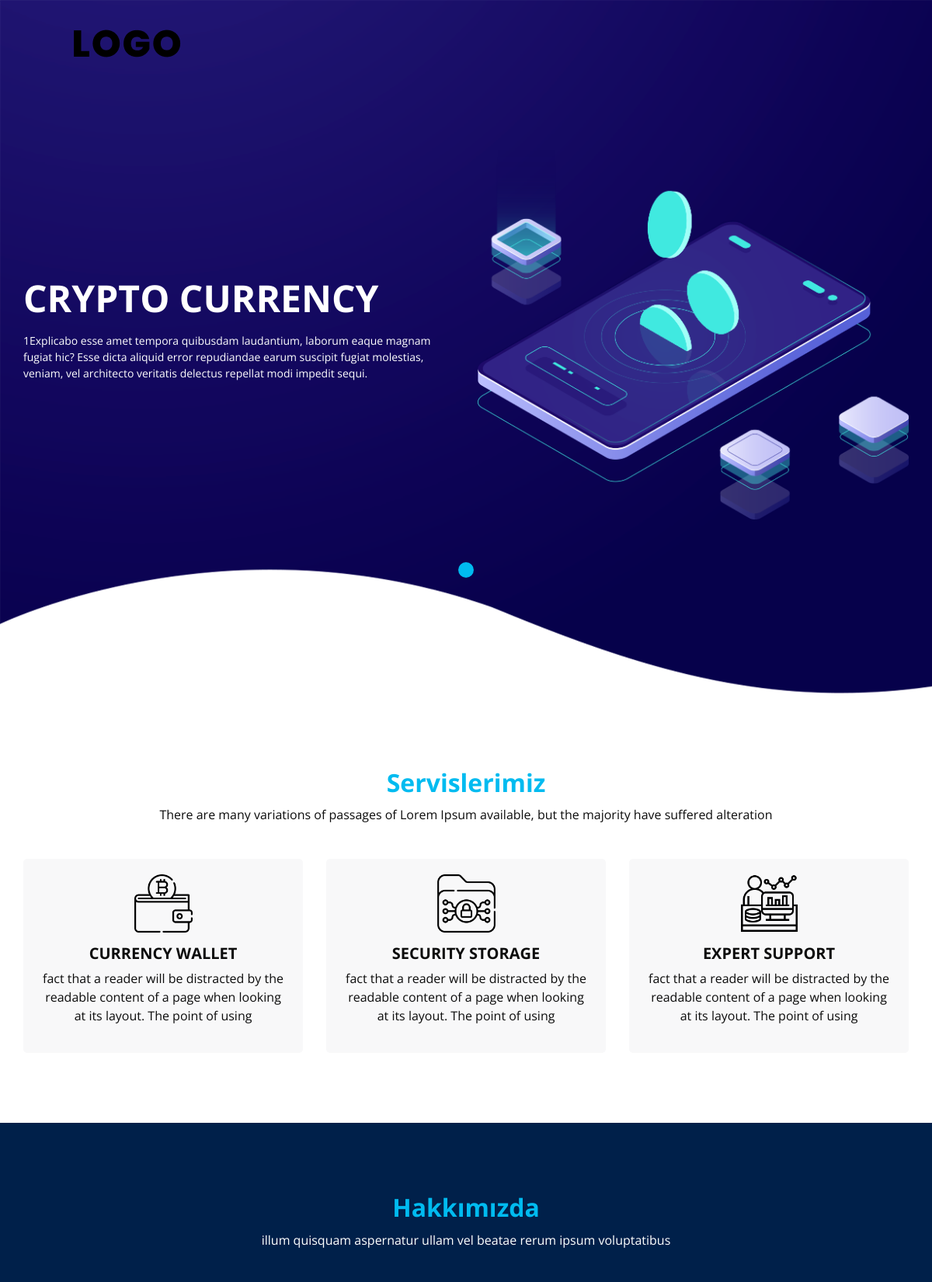
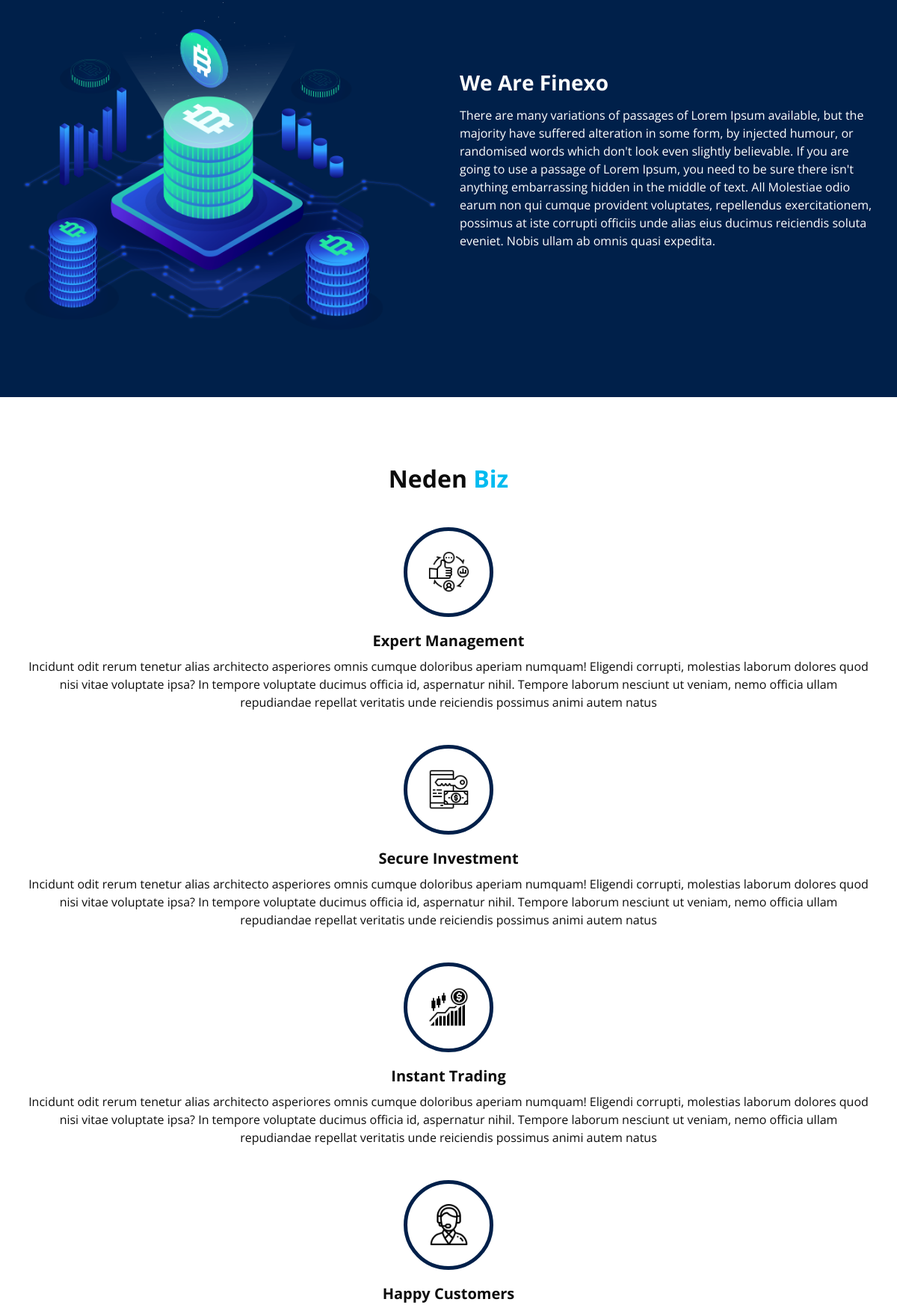
The page / (upper part) on the database its author committed (2 pictures, top to bottom).
### tables this page shows
CREATE TABLE `ayar` (
  `ayar_id` int(11) NOT NULL,
  `ayar_logo` varchar(255) NOT NULL,
  `ayar_favicon` varchar(255) NOT NULL,
  `ayar_telefon` varchar(50) NOT NULL,
  `ayar_mail` varchar(150) NOT NULL,
  `ayar_adres` varchar(300) NOT NULL,
  `ayar_description` varchar(300) NOT NULL,
  `ayar_keywords` varchar(300) NOT NULL,
  `ayar_copyright` varchar(255) NOT NULL,
  `ayar_facebook` varchar(255) DEFAULT NULL,
  `ayar_twitter` varchar(255) DEFAULT NULL,
  `ayar_instagram` varchar(255) DEFAULT NULL
);

CREATE TABLE `slider` (
  `slider_id` int(11) NOT NULL,
  `slider_baslik` varchar(250) NOT NULL,
  `slider_aciklama` text NOT NULL,
  `slider_resim` varchar(255) NOT NULL,
  `slider_durum` tinyint(1) NOT NULL
);

CREATE TABLE `servis` (
  `servis_id` int(11) NOT NULL,
  `servis_ad` varchar(100) NOT NULL,
  `servis_aciklama` text NOT NULL,
  `servis_durum` tinyint(1) NOT NULL,
  `servis_resim` varchar(255) NOT NULL
);

CREATE TABLE `hakkimizda` (
  `hakkimizda_id` int(11) NOT NULL,
  `hakkimizda_baslik` varchar(250) NOT NULL,
  `hakkimizda_icerik` text NOT NULL,
  `hakkimizda_resim` varchar(250) NOT NULL
);

CREATE TABLE `nedenbiz` (
  `ndn_id` int(11) NOT NULL,
  `ndn_baslik` varchar(100) NOT NULL,
  `ndn_icerik` text NOT NULL,
  `ndn_durum` tinyint(1) NOT NULL,
  `ndn_resim` varchar(255) NOT NULL
);

### admin/classes/db.class.php (called while the page is built)
<?php
class Db
{
    private $host = "localhost";
    private $username = "root";
    private $password = "";
    private $dbname = "kurumsal-tanitim";
    protected function connect()
    {
        try
        {
            $dsn = "mysql:host=".$this->host.";dbname=".$this->dbname;
            $pdo = new PDO($dsn,$this->username,$this->password);
            $pdo->setAttribute(PDO::ATTR_ERRMODE, PDO::ERRMODE_EXCEPTION);
            $pdo->setAttribute(PDO::ATTR_DEFAULT_FETCH_MODE, PDO::FETCH_OBJ);
            return $pdo;
        }
        catch(PDOException $e)
        {
            echo "Bağlantı Hatası: ".$e->getMessage();
        }
    }
}
?>

### classes/veri.classes.php (called while the page is built, shortened)
<?php
class VeriGetir extends Db
{
    public function sliderGetir()
    {
        $query = "SELECT * FROM slider WHERE slider_durum = 1";
        $stmt = $this->connect()->prepare($query);
        $stmt->execute();
        return $stmt->fetchAll();
    }
    public function servisGetir()
    {
        $query = "SELECT * FROM servis WHERE servis_durum = 1";
        $stmt = $this->connect()->prepare($query);
        $stmt->execute();
        return $stmt->fetchAll();
    }
    public function hakkimizdaGetir()
    {
        $query = "SELECT * FROM hakkimizda WHERE hakkimizda_id = 1";
        $stmt = $this->connect()->prepare($query);
        $stmt->execute();
        return $stmt->fetch();
    }
    public function nedenbizGetir()
    {
        $query = "SELECT * FROM nedenbiz WHERE ndn_durum = 1";
        $stmt = $this->connect()->prepare($query);
        $stmt->execute();
        return $stmt->fetchAll();
    }
    public function ayarGetir()
    {
        $query = "SELECT * FROM ayar";
        $stmt = $this->connect()->prepare($query);
        $stmt->execute();
        return $stmt->fetch();
    }
}
?>

### admin/classes/functions.class.php (called while the page is built, shortened)
<?php
class Servis extends Db
{
    public function servisModul()
    {
        $query = "SELECT * FROM sayfa_modul AS sm INNER JOIN modul AS m ON sm.modul_id = m.modul_id INNER JOIN sayfalar AS s ON sm.sayfa_id = s.sayfa_id WHERE m.modul_durum = 1 AND s.sayfa_adi = 'servis'";
        $stmt = $this->connect()->prepare($query);
        $stmt->execute();
        return $stmt->fetch();
    }
}
class Hakkimizda extends Db
{
    public function hakkimizdaModul()
    {
        $query = "SELECT * FROM sayfa_modul AS sm INNER JOIN modul AS m ON sm.modul_id = m.modul_id INNER JOIN sayfalar AS s ON sm.sayfa_id = s.sayfa_id WHERE m.modul_durum = 1 AND s.sayfa_adi = 'hakkimizda'";
        $stmt = $this->connect()->prepare($query);
        $stmt->execute();
        return $stmt->fetch();
    }
}
class NedenBiz extends Db
{
    public function nedenbizModul()
    {
        $query = "SELECT * FROM sayfa_modul AS sm INNER JOIN modul AS m ON sm.modul_id = m.modul_id INNER JOIN sayfalar AS s ON sm.sayfa_id = s.sayfa_id WHERE m.modul_durum = 1 AND s.sayfa_adi = 'nedenbiz'";
        $stmt = $this->connect()->prepare($query);
        $stmt->execute();
        return $stmt->fetch();
    }
}
?>

### index.php (the view, shortened to what this page needs)
<?php
require_once('./admin/classes/db.class.php');
include "./admin/classes/functions.class.php";
include "./classes/veri.classes.php";
include "./inc/_head.php";
?>
<?php
 $veri = new VeriGetir();
 $verigetir = $veri->sliderGetir();
 $servisgetir = $veri->servisGetir();
 $hakkimizdagetir = $veri->hakkimizdaGetir();
 $nedenbizgetir = $veri->nedenbizGetir();
 $ayargetir = $veri->ayarGetir();
?>
<body>
  <div class="hero_area">
    <div class="hero_bg_box">
      <div class="bg_img_box">
        <img src="images/hero-bg.png" alt="">
      </div>
    </div>
    <?php include "./inc/_navbar.php";?>
    <section class="slider_section ">
      <div id="customCarousel1" class="carousel slide" data-ride="carousel">
        <div class="carousel-inner">
          <?php
            foreach($verigetir as $slid)
            {
              ?>
                <div class="carousel-item active" style="min-height: 100%; max-height:100%;">
                  <div class="container ">
                    <div class="row">
                      <div class="col-6">
                        <div class="detail-box">
                          <h1><?php echo $slid->slider_baslik?></h1>
                          <p style="width: 100%;"><?php echo $slid->slider_aciklama?></p>
                        </div>
                      </div>
                      <div class="col-6">
                        <div class="img-box">
                          <img class="img-fluid" src="images/slider/<?php echo $slid->slider_resim?>" alt="">
                        </div>
                      </div>
                    </div>
                  </div>
                </div>
              <?php
            }
          ?>
        </div>
        <ol class="carousel-indicators">
          <li data-target="#customCarousel1" data-slide-to="0" class="active"></li>
        </ol>
      </div>
    </section>
  </div>
  <?php
  $servis = new Servis();
  $servismodul = $servis->servisModul();
  if($servismodul)
  {
    ?>
    <section class="service_section layout_padding">
      <div class="service_container">
        <div class="container ">
          <div class="heading_container heading_center">
            <h2>
              <span>Servislerimiz</span>
            </h2>
            <p>
              There are many variations of passages of Lorem Ipsum available, but the majority have suffered alteration
            </p>
          </div>
          <div class="row">
          <?php
          foreach($servisgetir as $servis)
          {
            ?>
              <div class="col-md-4 ">
                <div class="box ">
                  <div class="img-box">
                    <img src="./images/servis/<?php echo $servis->servis_resim?>" alt="">
                  </div>
                  <div class="detail-box">
                    <h5>
                      <?php echo $servis->servis_ad?>
                    </h5>
                    <p>
                    <?php echo $servis->servis_aciklama?>
                    </p>
                  </div>
                </div>
              </div>
            <?php
          }
          ?>
          </div>
        </div>
      </div>
    </section>
    <?php
  }
  else
  {
    $bg = "white";
    $color = "black";
  }
  ?>
<?php
  $hakkimizda = new Hakkimizda();
  $hakkimizdamodul = $hakkimizda->hakkimizdaModul();
  if($hakkimizdamodul)
  {
    ?>
      <section class="about_section layout_padding" style="background-color: <?php echo $bg?>;color:<?php echo $color?>">
        <div class="container  ">
          <div class="heading_container heading_center">
            <h2>
              <span>Hakkımızda</span>
            </h2>
            <p>
               illum quisquam aspernatur ullam vel beatae rerum ipsum voluptatibus
            </p>
          </div>
          <div class="row">
            <div class="col-md-6 ">
              <div class="img-box">
                <img src="images/about-img.png" alt="">
              </div>
            </div>
            <div class="col-md-6">
              <div class="detail-box">
                <h3>
                <?php echo $hakkimizdagetir->hakkimizda_baslik ?>
                </h3>
                <p>
                  <?php echo $hakkimizdagetir->hakkimizda_icerik ?>
                </p>
              </div>
            </div>
          </div>
        </div>
      </section>
    <?php
  }
  else
  {
    $bg = "#00204a";
    $color = "white";
  }
?>
  <?php
  $nedenbiz = new NedenBiz();
  $nedenbizModul = $nedenbiz->nedenbizModul();
  if($nedenbizModul)
  {
    ?>
      <section class="why_section layout_padding" style="background-color: <?php echo $bg?>;color:<?php echo $color?>">
        <div class="container">
          <div class="heading_container heading_center">
            <h2>
              Neden <span>Biz</span>
            </h2>
          </div>
          <div class="why_container">
            <?php
            foreach($nedenbizgetir as $ndn)
            {
              ?>
                <div class="box">
                  <div class="img-box">
                    <img src="./images/nedenbiz/<?php echo $ndn->ndn_resim?>" alt="">
                  </div>
                  <div class="detail-box">
                    <h5>
                      <?php echo $ndn->ndn_baslik?>
                    </h5>
                    <p>
                      <?php echo $ndn->ndn_icerik?>
                    </p>
                  </div>
                </div>
              <?php
            }
            ?>
          </div>
        </div>
      </section>
    <?php
  }
  else
  {
    $bg = "white";
    $color = "white";
  }
  ?>
  <?php include "./inc/_footer.php";

### inc/_navbar.php
<header class="header_section">
      <div class="container-fluid">
        <nav class="navbar navbar-expand-lg custom_nav-container">
          <a class="navbar-brand" href="index.php">
            <span>
              <img src="images/ayar/logo/<?php echo $ayargetir->ayar_logo?>" alt="">
            </span>
          </a>
        </nav>
      </div>
    </header>

### css/responsive.css (style rules this page uses)
@media (min-width: 1200px) { .container { max-width: 1170px; } }

### rows shown on the page
ayar: ayar_logo (picture)
slider: slider_baslik "CRYPTO CURRENCY", slider_aciklama "1Explicabo esse amet tempora quibusdam laudantium, laborum eaque magnam fugiat hic? Esse dicta aliquid error repudiandae earum suscipit fugiat molestias, veniam, vel architecto veritatis delectus repellat modi impedit sequi.", slider_resim (picture)
servis: servis_resim (picture), servis_ad "CURRENCY WALLET", servis_aciklama "fact that a reader will be distracted by the readable content of a page when looking at its layout. The point of using"
servis: servis_resim (picture), servis_ad "SECURITY STORAGE", servis_aciklama "fact that a reader will be distracted by the readable content of a page when looking at its layout. The point of using"
servis: servis_resim (picture), servis_ad "EXPERT SUPPORT", servis_aciklama "fact that a reader will be distracted by the readable content of a page when looking at its layout. The point of using"
hakkimizda: hakkimizda_baslik "We Are Finexo", hakkimizda_icerik "There are many variations of passages of Lorem Ipsum available, but the majority have suffered alteration in some form, by injected humour, or randomised words which don't look even slightly believable. If you are going to use a passage of Lorem Ipsum, you need to be sure there isn't anything embarrassing hidden in the middle of text. All Molestiae odio earum non qui cumque provident voluptates, repellendus exercitationem, possimus at iste corrupti officiis unde alias eius ducimus reiciendis soluta eveniet. Nobis ullam ab omnis quasi expedita."
nedenbiz: ndn_resim (picture), ndn_baslik "Expert Management", ndn_icerik "Incidunt odit rerum tenetur alias architecto asperiores omnis cumque doloribus aperiam numquam! Eligendi corrupti, molestias laborum dolores quod nisi vitae voluptate ipsa? In tempore voluptate ducimus officia id, aspernatur nihil. Tempore laborum nesciunt ut veniam, nemo officia ullam repudiandae repellat veritatis unde reiciendis possimus animi autem natus"
nedenbiz: ndn_resim (picture), ndn_baslik "Secure Investment", ndn_icerik "Incidunt odit rerum tenetur alias architecto asperiores omnis cumque doloribus aperiam numquam! Eligendi corrupti, molestias laborum dolores quod nisi vitae voluptate ipsa? In tempore voluptate ducimus officia id, aspernatur nihil. Tempore laborum nesciunt ut veniam, nemo officia ullam repudiandae repellat veritatis unde reiciendis possimus animi autem natus"
nedenbiz: ndn_resim (picture), ndn_baslik "Instant Trading", ndn_icerik "Incidunt odit rerum tenetur alias architecto asperiores omnis cumque doloribus aperiam numquam! Eligendi corrupti, molestias laborum dolores quod nisi vitae voluptate ipsa? In tempore voluptate ducimus officia id, aspernatur nihil. Tempore laborum nesciunt ut veniam, nemo officia ullam repudiandae repellat veritatis unde reiciendis possimus animi autem natus"
nedenbiz: ndn_resim (picture), ndn_baslik "Happy Customers"
